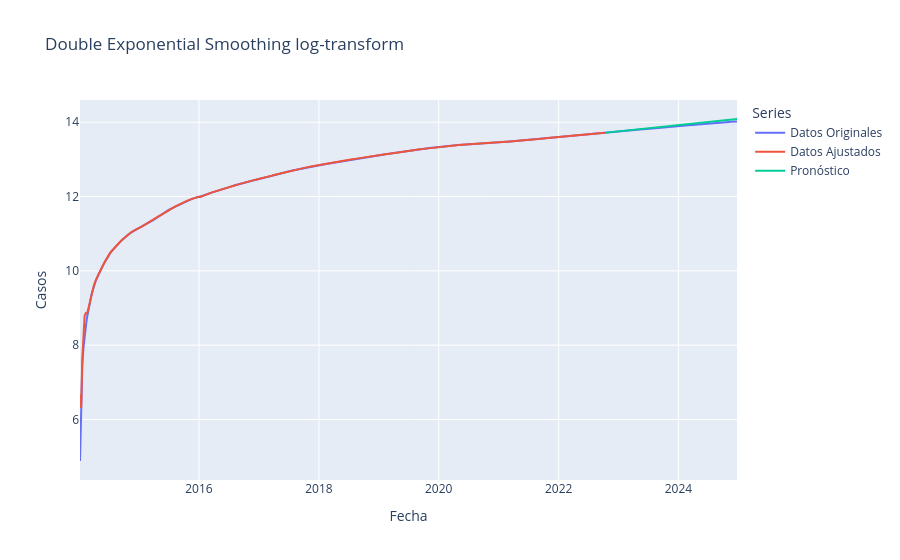

Notebook cell for this chart:
### Code cell
import plotly.graph_objects as go

y = 'valor'
mode = 'lines'
fig = go.Figure()
fig.add_trace(go.Scatter(x=df_original['fecha'], y=df_original[y], mode=mode, name='Datos Originales'))
fig.add_trace(go.Scatter(x=df_ajustado['fecha'], y=df_ajustado[y], mode=mode, name='Datos Ajustados'))
fig.add_trace(go.Scatter(x=df_pronostico['fecha'], y=df_pronostico[y], mode=mode, name='Pronóstico'))

fig.update_layout(
    title='Double Exponential Smoothing log-transform',
    xaxis_title='Fecha',
    yaxis_title='Casos',
    legend_title='Series'
)
fig.show()
